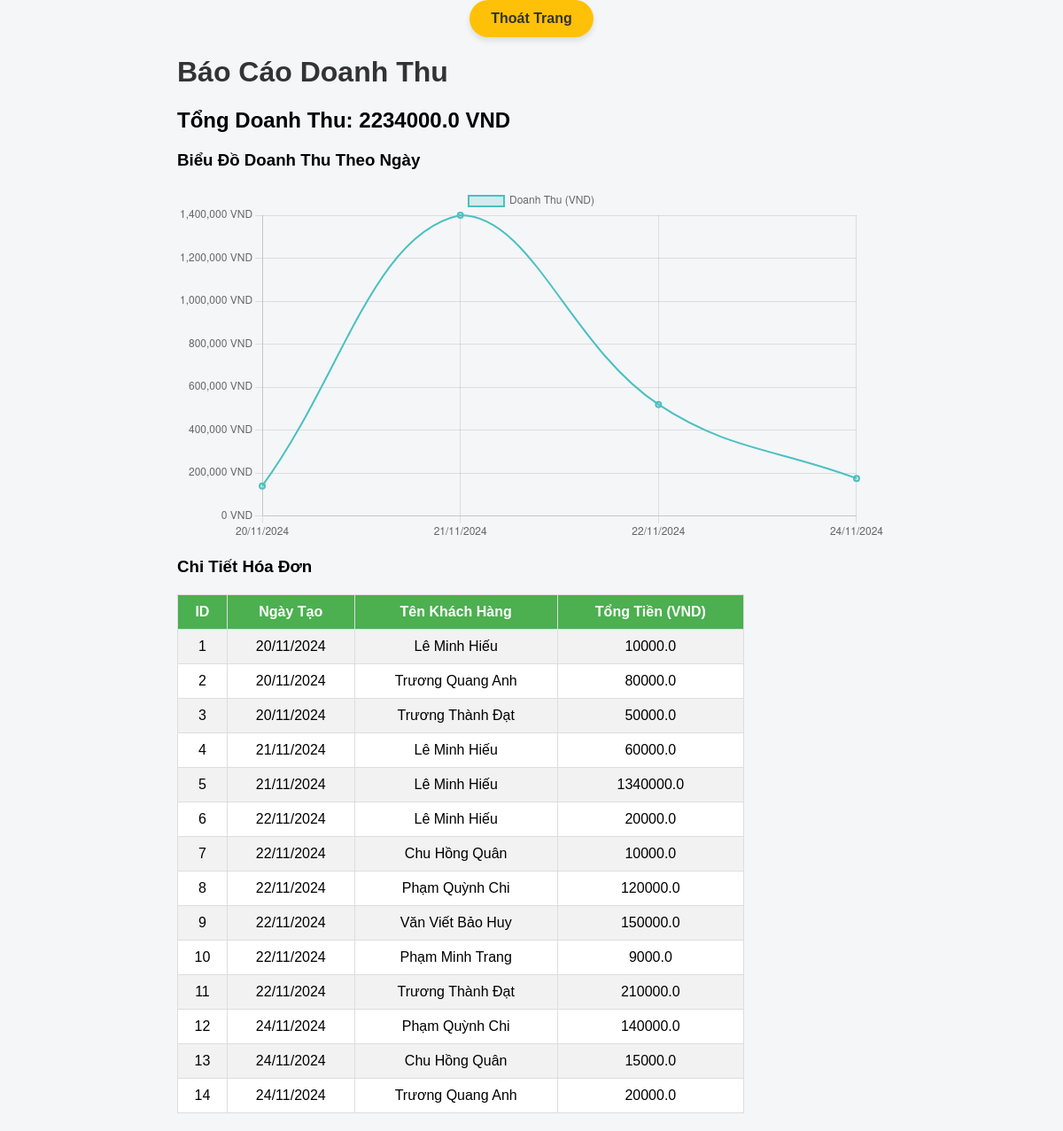
The page /revenue on the database its author committed.
### models.py (models this page shows)
class Customer(db.Model):
    __tablename__ = 'customers'
    id = db.Column(db.Integer, primary_key=True)
    name = db.Column(db.String(100), nullable=False)  # Tên khách hàng
    phone = db.Column(db.String(20), nullable=False)  # Số điện thoại
    invoices = db.relationship('Invoice', back_populates='customer')  # Quan hệ ngược với bảng hóa đơn

### app.py (the view)
@app.route('/revenue')
def revenue():
    invoices = Invoice.query.order_by(Invoice.issue_date).all()
    revenue_by_date = {}
    invoice_details = []
    for invoice in invoices:
        customer = Customer.query.get(invoice.customer_id)
        medicine = Medicine.query.get(invoice.medicine_id)
        total_amount = calculate_total_amount(invoice)
        date = invoice.issue_date.strftime('%d/%m/%Y')
        if date not in revenue_by_date:
            revenue_by_date[date] = 0
        revenue_by_date[date] += total_amount
        invoice_details.append({
            'id': invoice.id,
            'customer_name': customer.name,
            'medicine_name': medicine.name,
            'quantity': invoice.quantity,
            'total_amount': total_amount,
            'issue_date': invoice.issue_date.strftime('%d/%m/%Y')
        })
    dates = list(revenue_by_date.keys())
    revenues = list(revenue_by_date.values())
    return render_template('revenue.html', invoices=invoice_details, total_revenue=sum(revenues), dates=dates, revenues=revenues)

### app.py (called while the page is built)
def calculate_total_amount(invoice):
    medicine = Medicine.query.get(invoice.medicine_id)
    return invoice.quantity * medicine.price

### templates/revenue.html (shortened to what this page needs)
<!DOCTYPE html>
<html lang="en">
<head>
    <link rel="stylesheet" href="{{ url_for('static', filename='style.css') }}">
</head>
<body>
    <a href="\login" class="exit-button">Thoát Trang</a>
    <div class="container">
        <h1>Báo Cáo Doanh Thu</h1>
        <div class="revenue-summary">
            <h2>Tổng Doanh Thu: {{ total_revenue }} VND</h2>
        </div>
        <h3>Biểu Đồ Doanh Thu Theo Ngày</h3>
        <canvas id="revenueChart" width="800" height="400"></canvas>
        <h3>Chi Tiết Hóa Đơn</h3>
        <table>
            <tr>
                <th>ID</th>
                <th>Ngày Tạo</th>
                <th>Tên Khách Hàng</th>
                <th>Tổng Tiền (VND)</th>
            </tr>
            {% for invoice in invoices %}
            <tr>
                <td>{{ invoice.id }}</td>
                <td>{{ invoice.issue_date }}</td>
                <td>{{ invoice.customer_name }}</td>
                <td>{{ invoice.total_amount }}</td>
            </tr>
            {% endfor %}
        </table>
    </div>
    <script>
        // Lấy dữ liệu từ Flask
        const labels = {{ dates | tojson }};
        const data = {{ revenues | tojson }};
        // Vẽ biểu đồ bằng Chart.js
        const ctx = document.getElementById('revenueChart').getContext('2d');
        const revenueChart = new Chart(ctx, {
            type: 'line', // Hoặc 'bar' nếu muốn dùng biểu đồ cột
            data: {
                labels: labels,
                datasets: [{
                    label: 'Doanh Thu (VND)',
                    data: data,
                    borderColor: 'rgba(75, 192, 192, 1)',
                    backgroundColor: 'rgba(75, 192, 192, 0.2)',
                    borderWidth: 2,
                    tension: 0.4, // Đường cong của biểu đồ
                }]
            },
            options: {
                responsive: true,
                plugins: {
                    legend: {
                        position: 'top',
                    },
                    tooltip: {
                        callbacks: {
                            label: function(context) {
                                return context.raw.toLocaleString() + ' VND';
                            }
                        }
                    }
                },
                scales: {
                    y: {
                        beginAtZero: true,
                        ticks: {
                            callback: function(value) {
                                return value.toLocaleString() + ' VND';
                            }
                        }
                    }
                }
            }
        });
    </script>
</body>
</html>

### static/style.css (style rules this page uses)
body { font-family: Arial, sans-serif; background-color: #f4f6f8; margin: 0; padding: 0; display: flex; justify-content: center; align-items: center; flex-direction: column; min-height: 100vh; }
h1 { color: #333; }
a { text-decoration: none; color: #d6dce2; display: inline-block; padding: 15px 30px; font-size: 18px; background-color: #2986bb; border: none; border-radius: 8px; transition: background-color 0.3s ease; }
table { width: 80%; margin: 20px 0; border-collapse: collapse; background-color: #fff; }
table, th, td { border: 1px solid #ddd; padding: 10px; text-align: center; }
th { background-color: #4CAF50; color: white; }
tr:nth-child(even) { background-color: #f2f2f2; }
.exit-button { display: inline-block; padding: 12px 24px; font-size: 16px; font-weight: bold; color: #333; background-color: #FFC107; border: none; border-radius: 50px; text-decoration: none; cursor: pointer; transition: background-color 0.3s ease, transform 0.2s ease; box-shadow: 0px 4px 6px rgba(0, 0, 0, 0.1); }

### rows shown on the page
Customer: customer_name "Lê Minh Hiếu" "Lê Minh Hiếu" "Lê Minh Hiếu" "Lê Minh Hiếu"
Customer: customer_name "Trương Quang Anh" "Trương Quang Anh"
Customer: customer_name "Trương Thành Đạt" "Trương Thành Đạt"
Customer: customer_name "Chu Hồng Quân" "Chu Hồng Quân"
Customer: customer_name "Phạm Quỳnh Chi" "Phạm Quỳnh Chi"
Customer: customer_name "Văn Viết Bảo Huy"
Customer: customer_name "Phạm Minh Trang"

### other values the page prints
{{ total_revenue }} "2234000.0"
{{ invoice.id }} "1" "2" "3" "4" "5" "6" "7" "8" "9" "10" "11" "12" "13" "14"
{{ invoice.issue_date }} "20/11/2024" "20/11/2024" "20/11/2024" "21/11/2024" "21/11/2024" "22/11/2024" "22/11/2024" "22/11/2024" "22/11/2024" "22/11/2024" "22/11/2024" "24/11/2024" "24/11/2024" "24/11/2024"
{{ invoice.total_amount }} "10000.0" "80000.0" "50000.0" "60000.0" "1340000.0" "20000.0" "10000.0" "120000.0" "150000.0" "9000.0" "210000.0" "140000.0" "15000.0" "20000.0"
chart data {{ dates | tojson }} ["20/11/2024", "21/11/2024", "22/11/2024", "24/11/2024"]
chart data {{ revenues | tojson }} [140000.0, 1400000.0, 519000.0, 175000.0]
